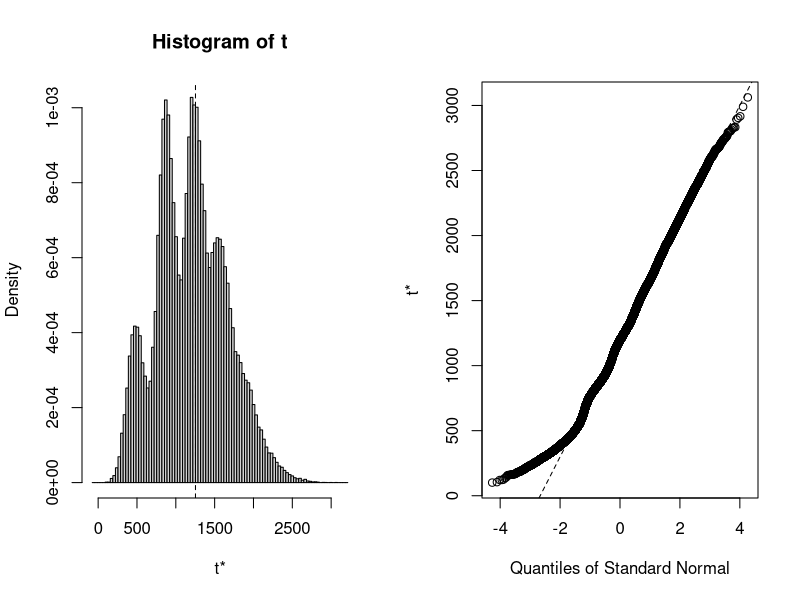

This chart was generated by the following R code:
A<-c(20,120,130,1,3,4,55,6,22,74,17,29,32,56,42,56,36,2,67,11,10,24,17) # numeros a ocupar


library(boot)#la libreria se ocupara para utilizar el metodo estadististico boostraping
#cuando se corre  sustituir mean por var
F<- function(A,d){return(var(A[d]))} # se guarda una funcion para su analisis y ocuparla en diferentes situaciones
View(F) #muestra de la funcion 
BS<-boot(A,F,R=100000) #seran permutados con una  aleatoriedad de 100000

boot.ci(BS,conf = 0.99,type="basic")# se muestra el intervalo de confianza no parametricos  que en este caso es 99% de confianza 
plot(BS)
# este programa es para cuando los datos son muy escasos ya que son no parametricos son numero enteros 